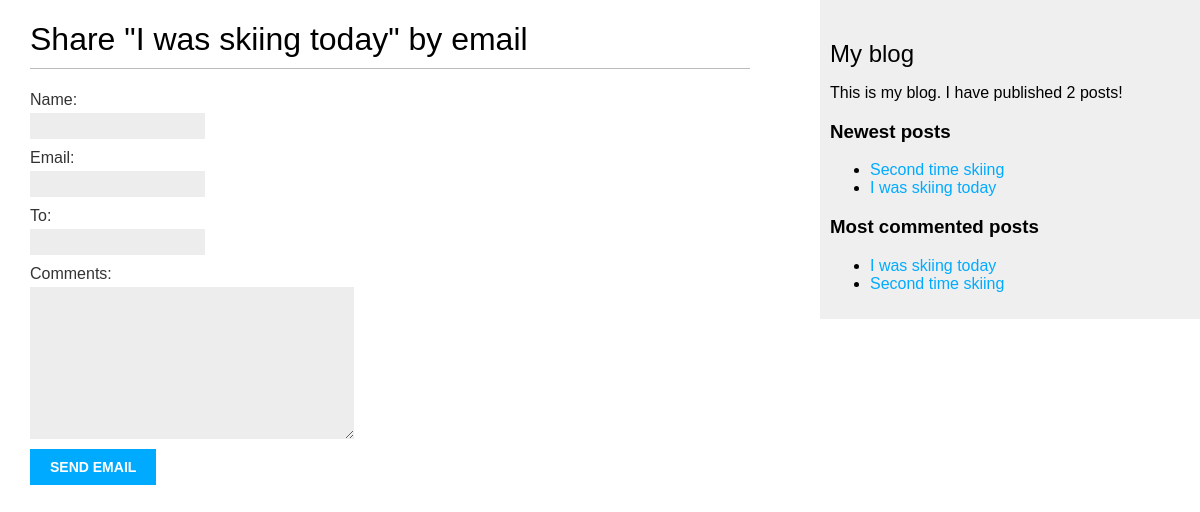
Page /blog/1/share/ on the earlier database version.
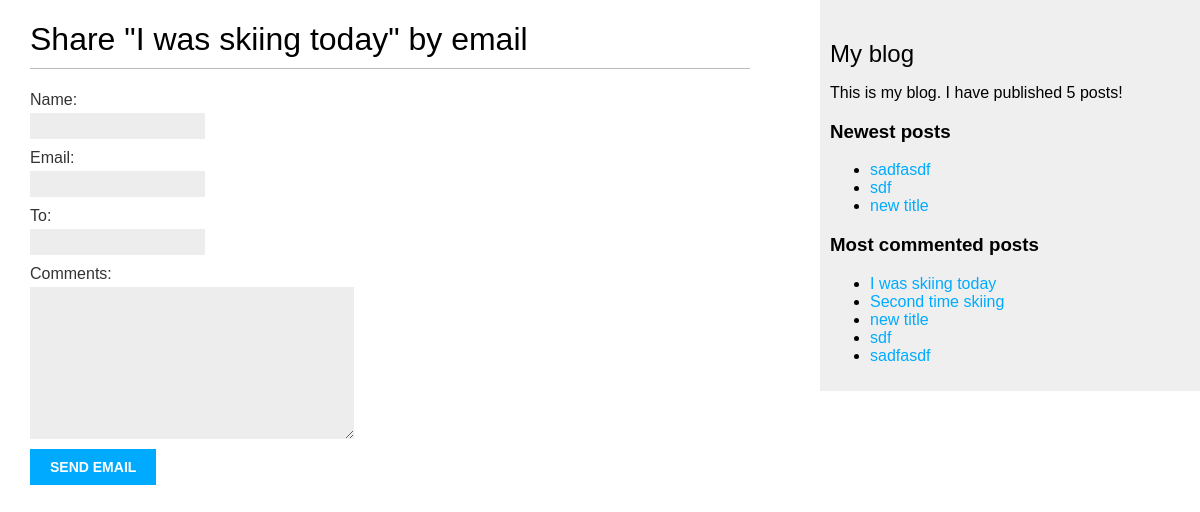
Same page on the later database version.
### blog/models.py (models this page shows, shortened)
class Post(models.Model):
    STATUS_CHOICES = (
        ('draft', 'Draft'),
        ('published', 'Published'),
    )
    title = models.CharField(max_length=250)
    slug = models.SlugField(max_length=250, unique_for_date='publish')
    author = models.ForeignKey(User, on_delete=models.CASCADE, related_name='blog_posts')
    body = models.TextField()
    publish = models.DateTimeField(default=timezone.now)
    created = models.DateTimeField(auto_now_add=True)
    updated = models.DateTimeField(auto_now=True)
    status = models.CharField(max_length=10, choices=STATUS_CHOICES, default='draft')
    tags = TaggableManager()
    objects = models.Manager()
    published = PublishedManager()
    def get_absolute_url(self):
        return reverse('blog:post_detail', args=[self.publish.year, self.publish.strftime('%m'),
                                                self.publish.strftime('%d'), self.slug])
    class Meta:
        ordering = ('-publish',)

### blog/views.py (the view)
# urls.py: path('<int:post_id>/share/', views.post_share, name='post_share'),
def post_share(request, post_id):
    post = get_object_or_404(Post, id=post_id, status='published')
    sent = False
    if request.method == 'POST':
        form = EmailPostForm(request.POST)
        if form.is_valid():
            cleaned_data = form.cleaned_data
            post_url = request.build_absolute_uri(post.get_absolute_url())
            subject = f'{cleaned_data["name"]} encourages to read "{post.title}"'
            message = 'Read this post pleaseeeeee'
            send_mail(subject, message, 'admin@myblog.com', [cleaned_data["to"]])
            sent = True
    else:
        form = EmailPostForm()
    return render(request, 'blog/post/share.html', {'post': post, 'form': form, 'sent': sent})

### blog/forms.py
class EmailPostForm(forms.Form):
    name = forms.CharField(max_length=25)
    email = forms.EmailField()
    to = forms.EmailField()
    comments = forms.CharField(required=False, widget=forms.Textarea)

### blog/models.py (called while the page is built)
    def get_queryset(self):
        return super(PublishedManager, self).get_queryset().filter(status='published')

### blog/templatetags/blog_tags.py (called while the page is built)
@register.simple_tag
def total_posts():
    return Post.published.count()

@register.simple_tag
def get_most_commented_posts(count=5):
    return Post.published.annotate(total_comments=Count('comments')).order_by('-total_comments')[:count]

@register.inclusion_tag('blog/post/latest_posts.html')
def show_latest_posts(count=5):
    latest_posts = Post.published.order_by('-publish')[:count]
    return {'latest_posts': latest_posts}

### blog/templates/blog/post/share.html (shortened to what this page needs)
{% extends 'blog/base.html' %}
{%block content %}
{% if sent %}
<h1>The message was sent</h1>
<p>Sending the post {{ post.title }} to {{form.cleaned_data.to }} was successful </p>
{% else %}
<h1>Share "{{ post.title }}" by email</h1>
<form action="." method="post">
    {{form.as_p}}
    <input type="submit" value="send email">
</form>
{%endif%}
{%endblock%}

### blog/templates/blog/base.html (shortened to what this page needs)
{% load static %}
{% load blog_tags %}
<!DOCTYPE html>
<html>
  <head>
    <link href="{% static "css/blog.css" %}" rel="stylesheet">
  </head>
  <body>
    <div id="content">{% block content %} {% endblock %}</div>
    <div id="sidebar">
      <h2>My blog</h2>
      <p>This is my blog. I have published {% total_posts %} posts!</p>
      <h3>Newest posts</h3>
      {% show_latest_posts 3 %}
      <h3>Most commented posts</h3>
      {% get_most_commented_posts as most_commented_posts %}
      <ul>
        {% for post in most_commented_posts %}
          <li><a href="{{post.get_absolute_url}}">{{post.title}}</a></li>
        {% endfor %}
      </ul>
    </div>
  </body>
</html>

### blog/templates/blog/post/latest_posts.html
<ul>
    {% for post in latest_posts %}
        <li><a href="{{post.get_absolute_url}}">{{post.title}}</a></li>
    {% endfor %}
</ul>

Differences in the rows shown:
no longer on one of the page's lists (row unchanged): Post: title "I was skiing today"
no longer on one of the page's lists (row unchanged): Post: title "Second time skiing"
added Post: title "sadfasdf"
added Post: title "sdf"
now on this page (row edited): Post: title "new title"
Other differences:
text no longer shown: "2"
text now shown: "5"
